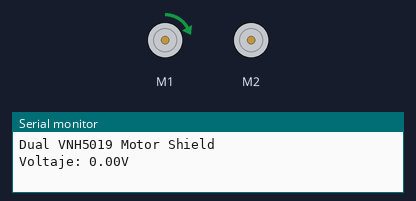
The sketch below on a simulated Arduino Uno, built with avr-gcc and run on an emulated ATmega328P. Shown: 2 × DC motor (green arrow = forward, orange = backward, longer = faster), the last lines printed to the serial monitor.

Above: at 0.05 s.
At 1.7 s:
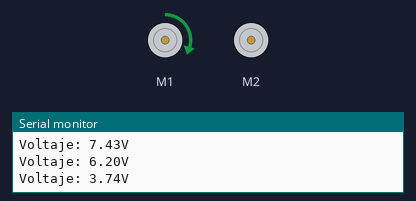
At 3.7 s:
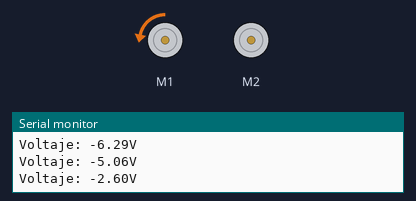
At 7.45 s:
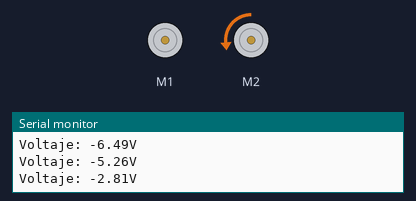
Timing chart, 0 to 9.9 s (numbered marks = the images above):
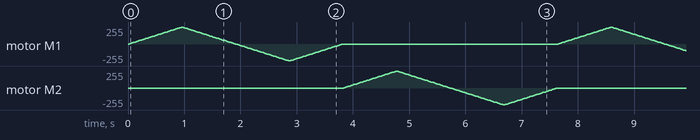

The sketch:

pregunta_2.ino
```cpp
#include <DualVNH5019MotorShield.h>

#include "DualVNH5019MotorShield.h"

unsigned long tiempo1;
unsigned long tiempo2;


DualVNH5019MotorShield md;

void stopIfFault()
{
  if (md.getM1Fault())
  {
    Serial.println("M1 fault");
    while(1);
  }
  if (md.getM2Fault())
  {
    Serial.println("M2 fault");
    while(1);
  }
}

void setup()
{
  Serial.begin(115200);
  Serial.println("Dual VNH5019 Motor Shield");
  md.init();
  tiempo1 = millis();
}

void loop()
{

  for (int i = 0; i <= 400; i++)
  {
    if (millis()%100 == 0){
      float volt = i*11.7 / 400;
      Serial.print("Voltaje: ");
      Serial.print(volt);
      Serial.println("V");
    }
    md.setM1Speed(i);
    stopIfFault();
    delay(2);
  }

  for (int i = 400; i >= -400; i--)
  {
    if (millis()%100 == 0){
      float volt = i*11.7 / 400;
      Serial.print("Voltaje: ");
      Serial.print(volt);
      Serial.println("V");
    }
    md.setM1Speed(i);
    stopIfFault();
    delay(2);
  }

  for (int i = -400; i <= 0; i++)
  {
    if (millis()%100 == 0){
      float volt = i*11.7 / 400;
      Serial.print("Voltaje: ");
      Serial.print(volt);
      Serial.println("V");
    }
    md.setM1Speed(i);
    stopIfFault();
    delay(2);
  }

  for (int i = 0; i <= 400; i++)
  {
    if (millis()%100 == 0){
      float volt = i*11.7 / 400;
      Serial.print("Voltaje: ");
      Serial.print(volt);
      Serial.println("V");
    }
    md.setM2Speed(i);
    stopIfFault();
    delay(2);
  }

  for (int i = 400; i >= -400; i--)
  {
    if (millis()%100 == 0){
      float volt = i*11.7 / 400;
      Serial.print("Voltaje: ");
      Serial.print(volt);
      Serial.println("V");
    }
    md.setM2Speed(i);
    stopIfFault();
    delay(2);
  }

  for (int i = -400; i <= 0; i++)
  {
    if (millis()%100 == 0){
      float volt = i*11.7 / 400;
      Serial.print("Voltaje: ");
      Serial.print(volt);
      Serial.println("V");
    }
    md.setM2Speed(i);
    stopIfFault();
    delay(2);
  }
}
```
